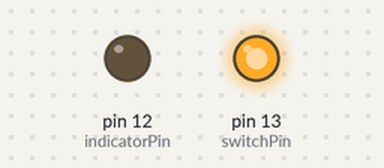
Bench run of a sketch on a simulated Arduino Uno, built with avr-gcc and run on an emulated ATmega328P. Shown: output pins drawn as LEDs (lit = HIGH). What the sketch prints to the serial monitor is not drawn.

Above: at 0.1 s.
Timing chart, 0 to 1.6 s (numbered marks = the images above):
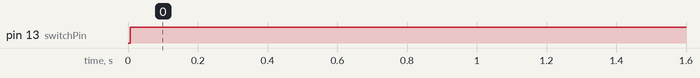

Measured:
- by itself, pin 13 (switchPin): LOW → HIGH at 0.01 s

The sketch:

LightController_Edge.ino
```cpp
#include <Time.h>

#define TIME_MSG_LEN  11   // time sync to PC is HEADER followed by Unix time_t as ten ASCII digits
#define TIME_HEADER  'T'   // Header tag for serial time sync message
#define TIME_REQUEST  7    // ASCII bell character requests a time sync message

bool lightOff;
int indicatorPin = 12;
int switchPin = 13;

// T1262347200  //noon Jan 1 2010

void setup()  {
  Serial.begin(9600);
  time_t pctime = 0;
  setTime(pctime);
  lightOff = true;
  pinMode(switchPin, OUTPUT);
  pinMode(indicatorPin, OUTPUT);
}

void loop(){
  digitalClockDisplay();
  delay(1000);
}

void digitalClockDisplay(){
  // digital clock display of the time
  Serial.print(hour());
  printDigits(minute());
  printDigits(second());
  Serial.print(" ");
  Serial.print(day());
  Serial.print(" ");
  Serial.print(month());
  Serial.print(" ");
  Serial.print(year());
  Serial.println();
  if(hour() == 0 && lightOff == true){
    Serial.println("Begin light period");
    digitalWrite(switchPin, HIGH);
    digitalWrite(indicatorPin, LOW);
    lightOff = false;
  }else if(hour() == 16){
    Serial.println("Begin light period");
    digitalWrite(switchPin, LOW);
    digitalWrite(indicatorPin, HIGH);
    lightOff = true;
  }
}

void printDigits(int digits){
  // utility function for digital clock display: prints preceding colon and leading 0
  Serial.print(":");
  if(digits < 10)
    Serial.print('0');
  Serial.print(digits);
}
```
